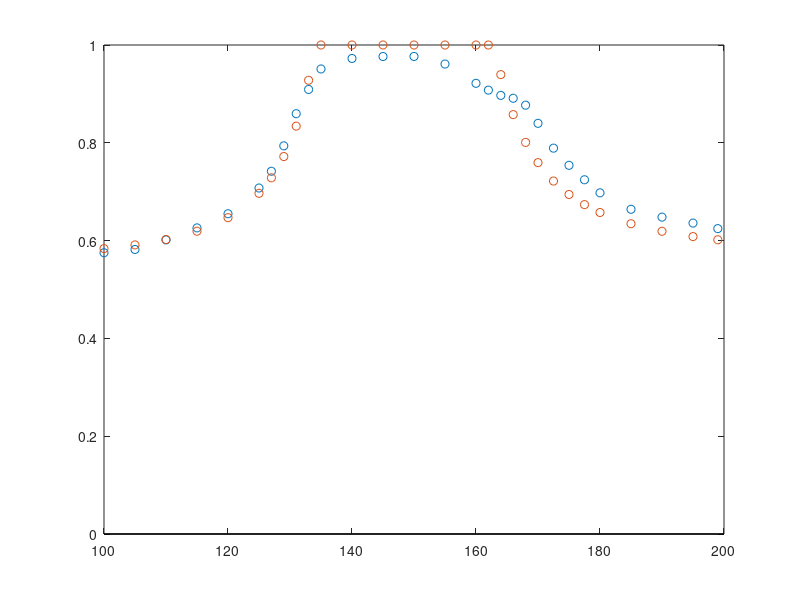
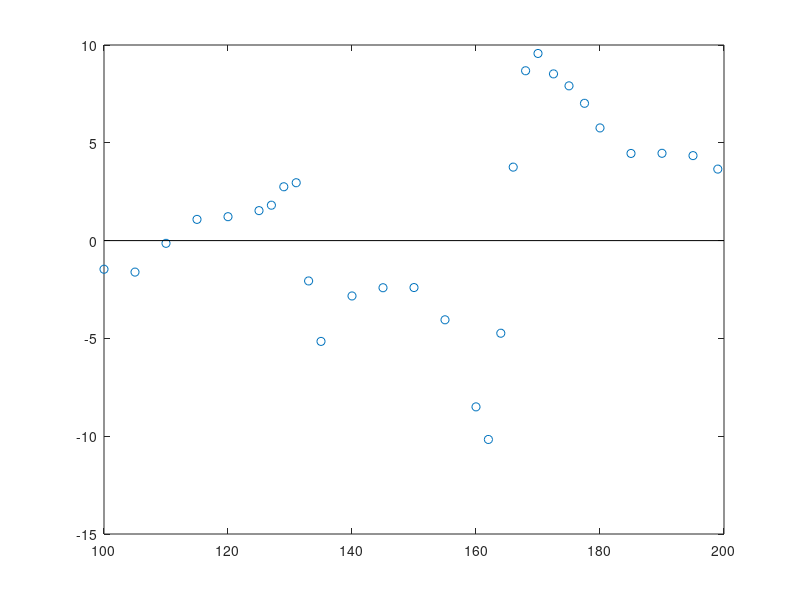

Write the MATLAB code that produced these figures, in order.
frequency= [100 105 110 115 120 125 127 129 131 133 135 140 145 150 155 160 162 164 166 168 ...
    170 172.5 175 177.5 180 185 190 195 199];
Is2=[192 212 222 233 245 248 221 185 127 85 47 30 30 30 50 102 122 137 143 160 206 270 310 350 390 432 440 445 460];
Is1=[260 295 335 390 465 600 635 712 777 850 912 1060 1245 1250 1235 1200 1200 1193 1170 1140 1080 1010 950 920 900 854 810 777 765];

figure();
stem(frequency, Is1./(Is1+Is2),'LineStyle','none')
hold on;
%%
kx=[];
RL1k=[];
DeltaMx=[];
wo=1;
Lrx=17.65e-6;
Ltx=23.75e-6;
Crx=65.7e-9;
Ctx=49.2;
frx=1/(sqrt(Lrx*Crx)*2*pi)
Rrx=5*8/pi/pi;
Qrx=(2*pi*frx*Lrx)/Rrx
M1=3.86e-6; %  3.0711e-06
M2= 3.03e-6;
k1=M1/sqrt(Ltx*Lrx);
k2=M2/sqrt(Ltx*Lrx);
DeltaMk=(M1-M2)/M1

for DeltaM=DeltaMk;
 DeltaMx=[DeltaMx, DeltaM];
 k=(1-DeltaM);
 kx=[kx k];
 RL1=[];
 wRL=[];
for i=1:length(frequency)
    w=1000*(frequency(i)/frx);
    a=(Qrx*(w^2-wo^2))/(w*wo);
    b=(1-k^2);
    c=1/((b/a^2)+1);
    d=k^2- (((1-k^2)^2)/a^2);
    Rx=c+ ((sqrt(d))/((b/a^2)+1));
   RL1=[RL1 Rx];
   wRL=[wRL w];
end
RL1k=[RL1k ; RL1];
end 
RL1k(RL1k<=1)=1;
%%
stem(frequency,1./RL1k,'LineStyle','none')


error=(Is1./(Is1+Is2))- (1./RL1k);
n_error=error./(Is1./(Is1+Is2));
hold on;
%%
figure();
stem(frequency,100*n_error,'LineStyle','none')
